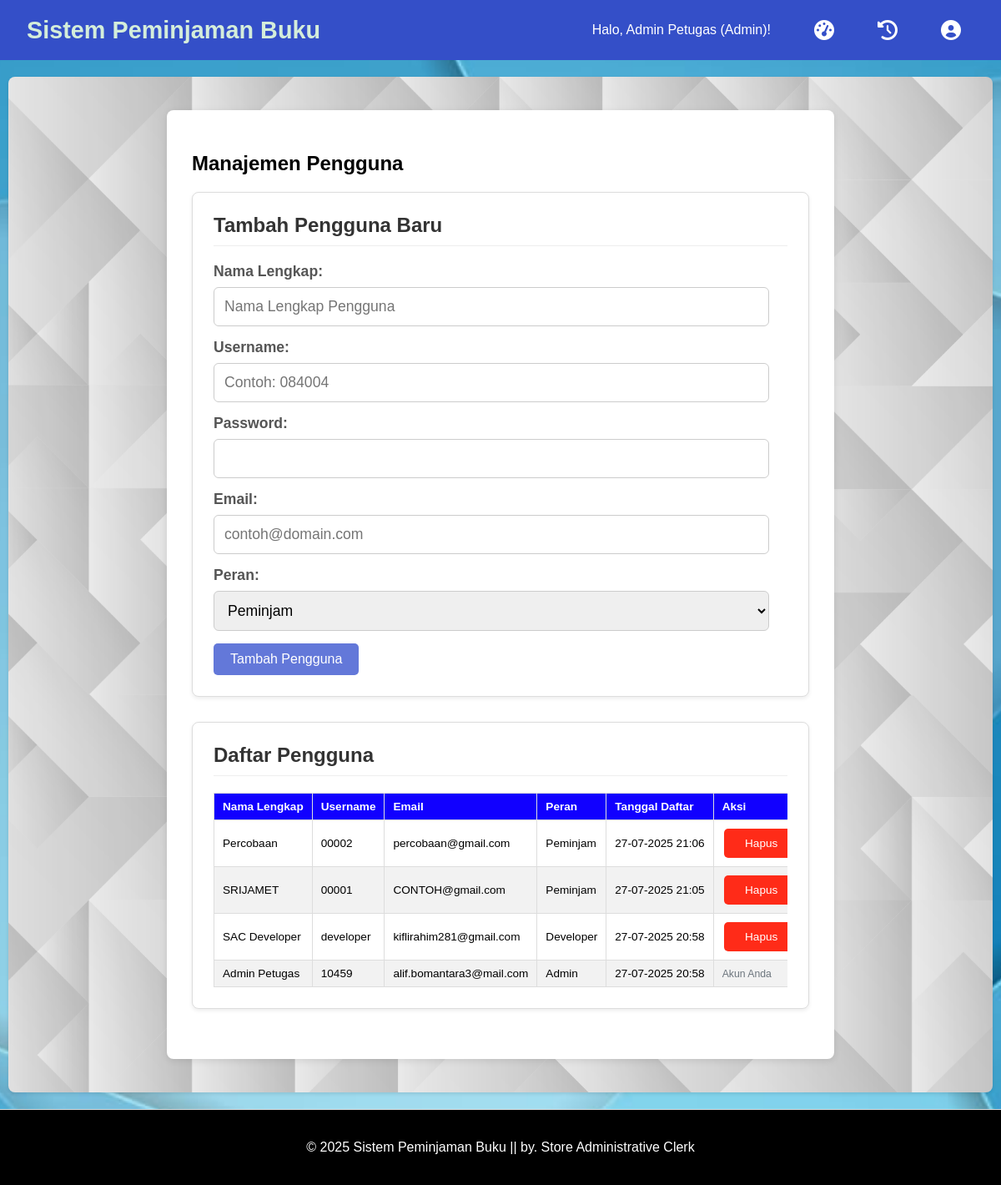
Page /manage_users (signed in) on the committed database.
### tables this page shows
CREATE TABLE users (
            id INTEGER PRIMARY KEY AUTOINCREMENT,
            username TEXT UNIQUE NOT NULL,
            password TEXT NOT NULL,
            email TEXT,
            role TEXT DEFAULT 'peminjam',
            registration_date TIMESTAMP DEFAULT CURRENT_TIMESTAMP,
            full_name TEXT,
            reset_token TEXT,             -- Kolom untuk token reset password
            reset_token_expiration TEXT   -- Kolom untuk masa berlaku token
        );

### app.py (the view, shortened to what this page needs)
@app.route('/manage_users', methods=['GET', 'POST'])
@login_required
def manage_users():
    conn = get_db_connection()
    cursor = conn.cursor()
    form_full_name = request.form.get('full_name', '')
    form_username = request.form.get('username', '')
    form_email = request.form.get('email', '')
    cursor.execute("SELECT id, full_name, username, email, role, registration_date FROM users ORDER BY registration_date DESC")
    users_raw = cursor.fetchall()
    users = []
    for user_item_raw in users_raw:
        user_item_dict = dict(user_item_raw)
        if user_item_dict['registration_date']:
            try:
                user_item_dict['registration_date'] = datetime.strptime(user_item_dict['registration_date'], '%Y-%m-%d %H:%M:%S.%f')
            except ValueError:
                user_item_dict['registration_date'] = datetime.strptime(user_item_dict['registration_date'], '%Y-%m-%d %H:%M:%S')
        users.append(user_item_dict)
    conn.close()
    return render_template('manage_users.html', users=users, current_user=current_user,
                           full_name=form_full_name, username=form_username, email=form_email)

### app.py (called while the page is built)
def get_db_connection():
    conn = sqlite3.connect(DATABASE)
    conn.row_factory = sqlite3.Row
    return conn

@login_manager.user_loader
def load_user(user_id):
    conn = get_db_connection()
    user_data = conn.execute('SELECT id, username, password, email, role, full_name, registration_date, reset_token, reset_token_expiration FROM users WHERE id = ?', (user_id,)).fetchone()
    conn.close()
    if user_data:
        return User(user_data['id'], user_data['username'], user_data['password'], user_data['email'], user_data['role'], user_data['full_name'], user_data['registration_date'], user_data['reset_token'], user_data['reset_token_expiration'])
    return None

@app.before_request
def before_request():
    pass

    def is_admin(self):
        return self.role == 'admin'

### templates/manage_users.html (shortened to what this page needs)
{% extends "base.html" %}
{% block content %}
<div class="container">
    <h2>Manajemen Pengguna</h2>
    <div class="section-box">
        <h3>Tambah Pengguna Baru</h3>
        <form method="POST" action="{{ url_for('manage_users') }}">
            <div class="form-group">
                <label for="new_full_name">Nama Lengkap:</label>
                <input type="text" id="new_full_name" name="full_name" required placeholder="Nama Lengkap Pengguna" value="{{ full_name if full_name }}">
            </div>
            <div class="form-group">
                <label for="new_username">Username:</label>
                <input type="text" id="new_username" name="username" required placeholder="Contoh: 084004" value="{{ username if username }}">
            </div>
            <div class="form-group">
                <label for="new_password">Password:</label>
                <input type="password" id="new_password" name="password" required>
            </div>
            <div class="form-group">
                <label for="new_email">Email:</label>
                <input type="email" id="new_email" name="email" placeholder="contoh@domain.com" required value="{{ email if email }}">
            </div>
            <div class="form-group">
                <label for="new_role">Peran:</label>
                <select id="new_role" name="role">
                    <option value="peminjam">Peminjam</option>
                </select>
            </div>
            <button type="submit" class="button">Tambah Pengguna</button>
        </form>
    </div>
    <div class="section-box">
        <h3>Daftar Pengguna</h3>
        {% if users %}
        <table class="data-table">
            <thead>
                <tr>
                    <th>Nama Lengkap</th>
                    <th>Username</th>
                    <th>Email</th>
                    <th>Peran</th>
                    <th>Tanggal Daftar</th>
                    <th>Aksi</th>
                </tr>
            </thead>
            <tbody>
                {% for user in users %}
                <tr>
                    <td>{{ user.full_name if user.full_name else '-' }}</td>
                    <td>{{ user.username }}</td>
                    <td>{{ user.email if user.email else '-' }}</td>
                    <td>{{ user.role.capitalize() }}</td>
                    <td>{{ user.registration_date.strftime('%d-%m-%Y %H:%M') if user.registration_date else '-' }}</td>
                    <td>
                        {% if user.id != current_user.id %}
                        <button type="button" class="button delete-button" data-user-id="{{ user.id }}" data-username="{{ user.username }}">Hapus</button>
                        {% else %}
                        <span class="text-muted">Akun Anda</span>
                        {% endif %}
                    </td>
                </tr>
                {% endfor %}
            </tbody>
        </table>
        {% else %}
        <p>Tidak ada pengguna terdaftar.</p>
        {% endif %}
    </div>
</div>
{% endblock %}

### templates/base.html (shortened to what this page needs)
<!DOCTYPE html>
<html lang="id">
<head>
    <link rel="stylesheet" href="{{ url_for('static', filename='style.css') }}">
    <link rel="stylesheet" href="https://cdnjs.cloudflare.com/ajax/libs/font-awesome/6.0.0-beta3/css/all.min.css">
</head>
<body>
    <header>
        <h1>Sistem Peminjaman Buku</h1>
        <nav>
            <ul class="nav-links">
                {% if current_user.is_authenticated %}
                    <li><span>Halo, {{ current_user.full_name if current_user.full_name else current_user.username }} ({{ current_user.role.capitalize() }})!</span></li>
                    {% if current_user.is_admin() %}
                        <li><a href="{{ url_for('admin_dashboard') }}" aria-label="Dashboard Admin" title="Dashboard Admin"><i class="fas fa-tachometer-alt menu-icon"></i></a></li>
                        <li><a href="{{ url_for('loan_history') }}" aria-label="Riwayat Peminjaman Admin" title="Riwayat Peminjaman (Admin)"><i class="fas fa-history menu-icon"></i></a></li>
                    {% else %}
                        <li><a href="{{ url_for('loan_history') }}" aria-label="Riwayat Peminjaman Saya" title="Riwayat Peminjaman Saya"><i class="fas fa-history menu-icon"></i></a></li>
                    {% endif %}
                    <li><a href="#" id="profile-toggle-button" aria-label="Profil Anda" title="Profil"><i class="fas fa-user-circle menu-icon"></i></a></li>
                {% else %}
                    <li><a href="{{ url_for('login') }}" aria-label="Login" title="Login"><i class="fas fa-sign-in-alt menu-icon"></i></a></li>
                    <li><a href="{{ url_for('register') }}" aria-label="Daftar" title="Daftar"><i class="fas fa-user-plus menu-icon"></i></a></li>
                {% endif %}
            </ul>
        </nav>
    </header>
    <main id="main-content">
        {% block content %}{% endblock %}
    </main>
    <footer>
        <p>&copy; 2025 Sistem Peminjaman Buku || by. Store Administrative Clerk</p>
    </footer>
</body>
</html>

### static/style.css (style rules this page uses)
html { box-sizing: border-box; height: 100%; }
*, *::before, *::after { box-sizing: inherit; }
header { background-color: #344fc8; color: #d4edda; padding: 1rem 2rem; display: flex; justify-content: space-between; align-items: center; flex-shrink: 0; }
header h1 { margin: 0; font-size: 1.8em; }
header nav ul.nav-links { list-style: none; margin: 0; padding: 0; display: flex; align-items: center; gap: 20px; flex-wrap: wrap; justify-content: flex-end; }
header nav ul.nav-links li { margin: 0; }
header nav ul.nav-links li span { color: white; text-decoration: none; padding: 0.5rem 1rem; border-radius: 5px; white-space: nowrap; }
header nav ul.nav-links li a { color: white; text-decoration: none; padding: 0.5rem 1rem; border-radius: 5px; transition: background-color 0.3s ease; white-space: nowrap; display: flex; align-items: center; justify-content: center; }
header nav ul.nav-links li a .menu-icon { font-size: 1.5em; margin-right: 0; }
main { padding: 20px; max-width: 1200px; margin: 20px auto; background-image: url('images/Gramedia.png'); background-size: cover; background-position: center; border-radius: 8px; box-shadow: 0 2px 4px rgba(0, 0, 0, 0.1); transition: filter 0.3s ease-in-out; flex-grow: 1; box-sizing: border-box; width: calc(100% - 20px); }
.form-group { margin-bottom: 15px; text-align: left; }
.form-group label { display: block; margin-bottom: 8px; font-weight: bold; color: #555; font-size: 1.1em; }
.form-group input[type="text"], .form-group input[type="password"], .form-group input[type="email"], .form-group select, .add-book-form input[type="text"], .upload-form-container input[type="file"] { width: calc(100% - 22px); padding: 12px; border: 1px solid #ccc; border-radius: 6px; box-sizing: border-box; font-size: 1.1em; }
.button, button[type="submit"] { display: inline-block; padding: 10px 20px; border-radius: 5px; text-decoration: none; font-size: 1em; text-align: center; cursor: pointer; transition: background-color 0.3s ease, transform 0.2s ease; border: none; box-sizing: border-box; }
button[type="submit"] { background-color: #6378d9; color: white; }
.section-box { background-color: #fff; border: 1px solid #ddd; border-radius: 8px; padding: 25px; margin-bottom: 30px; box-shadow: 0 2px 5px rgba(0,0,0,0.08); box-sizing: border-box; width: 100%; }
.section-box h3 { margin-top: 0; color: #333; font-size: 1.5em; margin-bottom: 20px; border-bottom: 1px solid #eee; padding-bottom: 10px; }
.delete-button { background-color: #ff2b18; color: white; font-size: 0.9em; padding: 6px 10px; }
.text-muted { color: #6c757d; font-size: 0.9em; }
.data-table { width: 100%; border-collapse: collapse; margin-top: 15px; table-layout: fixed; display: block; overflow-x: auto; -webkit-overflow-scrolling: touch; }
.data-table th, .data-table td { border: 1px solid #ddd; padding: 8px 10px; text-align: left; vertical-align: middle; overflow: hidden; text-overflow: clip; white-space: nowrap; font-size: 0.85em; }
.data-table th { background-color: #1100ff; font-weight: bold; color: white; vertical-align: middle; }
.data-table tbody tr:nth-child(even) { background-color: #f2f2f2; }
.data-table td .button, .data-table td .disabled { padding: 10px 16px; font-size: 1em; min-width: 90px; display: inline-flex; align-items: center; justify-content: center; margin: 2px; box-sizing: border-box; }
.container { max-width: 800px; margin: 20px auto; padding: 30px; background-color: #fff; border-radius: 8px; box-shadow: 0 2px 8px rgba(0, 0, 0, 0.1); box-sizing: border-box; width: calc(100% - 20px); }
footer { text-align: center; padding: 20px; background-color: #000000; color: #ffffff; border-top: 1px solid #ddd; width: 100%; box-sizing: border-box; flex-shrink: 0; }

### rows in the picture
users: full_name "Admin Petugas", role "Admin", username "10459", email "alif.bomantara3@mail.com", registration_date "27-07-2025 20:58", shows "Akun Anda"
users: full_name "Percobaan", username "00002", email "percobaan@gmail.com", role "Peminjam", registration_date "27-07-2025 21:06"
users: full_name "SRIJAMET", username "00001", email "CONTOH@gmail.com", role "Peminjam", registration_date "27-07-2025 21:05"
users: full_name "SAC Developer", username "developer", email "kiflirahim281@gmail.com", role "Developer", registration_date "27-07-2025 20:58"
